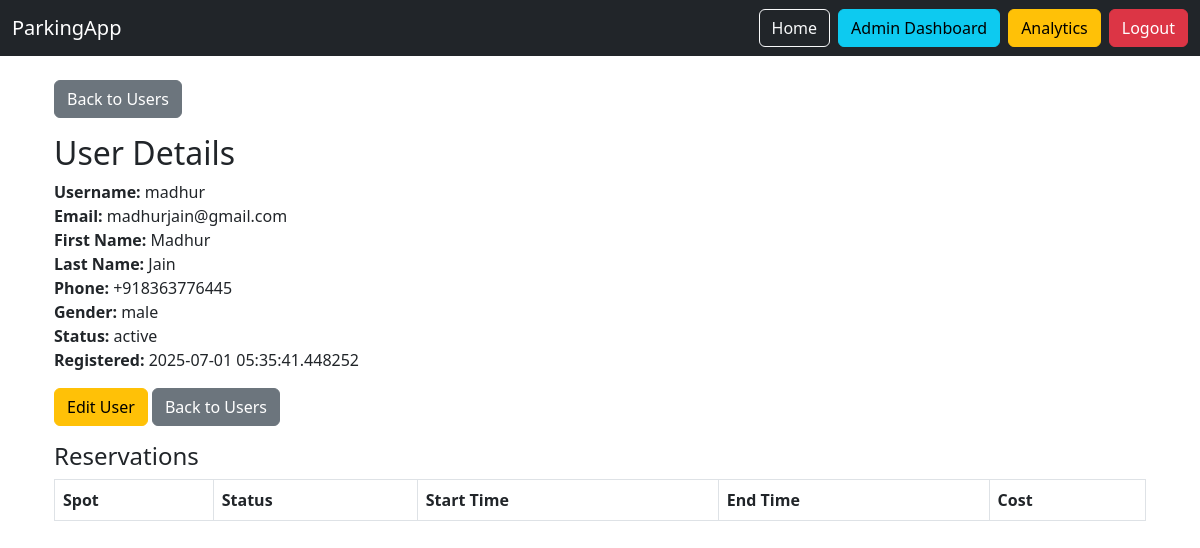
Page /admin/users/2 (signed in) on the earlier database version.
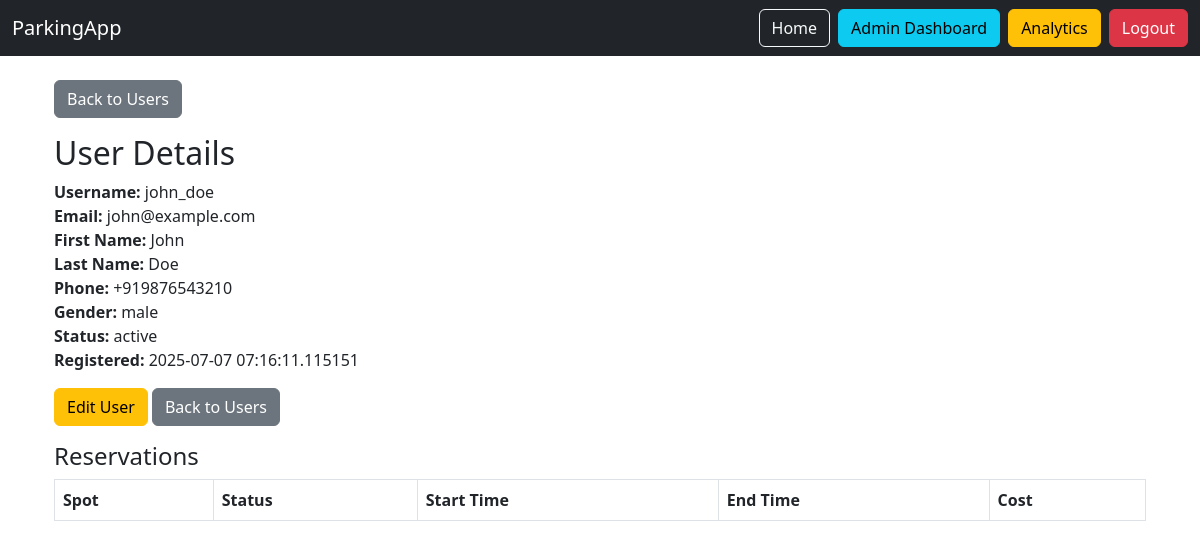
Same page on the later database version.
### app/models/user.py (models this page shows, shortened)
class User(BaseModel):
    __tablename__ = "users"
    username = db.Column(db.String(80), unique=True, nullable=False, index=True)
    email = db.Column(db.String(150), unique=True, nullable=False, index=True)
    phone = db.Column(db.String(20), nullable=False, unique=True)
    password_hash = db.Column(db.String(200), nullable=False)
    first_name = db.Column(db.String(50), nullable=False)
    last_name = db.Column(db.String(50), nullable=False)
    gender = db.Column(db.Enum(GenderEnum), nullable=False, default=GenderEnum.OTHER)
    status = db.Column(db.Enum(UserStatus), default=UserStatus.PENDING, nullable=False)
    user_roles = db.relationship('UserRole', back_populates='user', cascade='all, delete-orphan')
    reservations = db.relationship('Reservation', back_populates='user')

### app/routes/admin.py (the view)
@admin_bp.route('/users/<int:user_id>')
@require_permission(PermissionType.MANAGE_USERS.value)
@refresh_db_session
def view_user_details(user_id):
    user = User.query.get_or_404(user_id)
    reservations = Reservation.query.filter_by(user_id=user_id).order_by(Reservation.created_at.desc()).all()
    return render_template('admin/users/details.html', user=user, reservations=reservations)

### app/routes/admin.py (called while the page is built)
def refresh_db_session(func):
    @wraps(func)
    def wrapper(*args, **kwargs):
        db.session.expire_all()  # clears SQLAlchemy cache
        return func(*args, **kwargs)
    return wrapper

### app/templates/admin/users/details.html (shortened to what this page needs)
{% extends 'base.html' %}
{% block content %}
<div class="container mt-4">
  <a href="{{ url_for('admin.manage_users') }}" class="btn btn-secondary mb-3">Back to Users</a>
  <h2>User Details</h2>
  <div class="mb-3">
    <strong>Username:</strong> {{ user.username }}<br>
    <strong>Email:</strong> {{ user.email }}<br>
    <strong>First Name:</strong> {{ user.first_name or '' }}<br>
    <strong>Last Name:</strong> {{ user.last_name or '' }}<br>
    <strong>Phone:</strong> {{ user.phone or '' }}<br>
    <strong>Gender:</strong> {{ user.gender.value if user.gender else '' }}<br>
    <strong>Status:</strong> {{ user.status.value if user.status else '' }}<br>
    <strong>Registered:</strong> {{ user.created_at }}<br>
  </div>
  <a href="{{ url_for('admin.edit_user', user_id=user.id) }}" class="btn btn-warning mb-3">Edit User</a>
  <a href="{{ url_for('admin.manage_users') }}" class="btn btn-secondary mb-3">Back to Users</a>
  <h4>Reservations</h4>
  <table class="table table-bordered table-striped">
    <thead>
      <tr>
        <th>Spot</th>
        <th>Status</th>
        <th>Start Time</th>
        <th>End Time</th>
        <th>Cost</th>
      </tr>
    </thead>
  </table>
</div>
{% endblock %}

Differences in the rows shown:
changed User "male": username "madhur" → "john_doe"; email "madhurjain@gmail.com" → "john@example.com"; first_name "Madhur" → "John"; last_name "Jain" → "Doe"; phone "+918363776445" → "+919876543210"; created_at "2025-07-01 05:35:41.448252" → "2025-07-07 07:16:11.115151"
